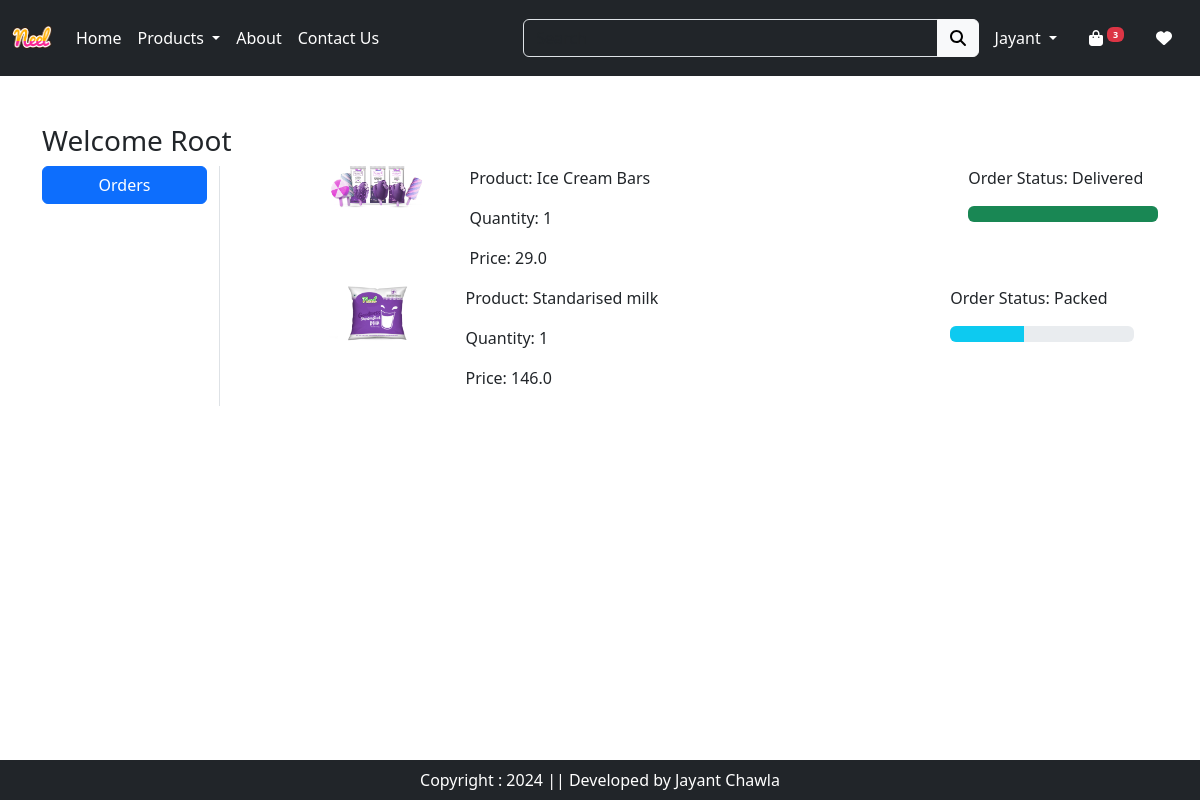
Screenshot of /orders/ (signed in) with the database file from the repository.
### app/models.py (models this page shows)
class OrderPlaced(models.Model):
    user = models.ForeignKey(User, on_delete=models. CASCADE)
    customer = models.ForeignKey(Customer, on_delete=models. CASCADE)
    product = models.ForeignKey(Product, on_delete=models. CASCADE)
    quantity = models.PositiveIntegerField(default=1)
    ordered_date = models.DateTimeField(auto_now_add=True)
    status = models.CharField(max_length=50, choices=STATUS_CHOICES, default='Pending')
    payment = models.ForeignKey(Payment, on_delete=models.CASCADE, default="")
    @property
    def total_cost(self):
        return self.quantity * self.product.discounted_price

class Product(models.Model):
    id = models.AutoField(primary_key=True)
    title = models.CharField(max_length=100)
    selling_price = models.FloatField()
    discounted_price = models.FloatField()
    description = models.TextField()
    composition = models.TextField(default='')
    prodapp = models.TextField(default='')
    category = models.CharField(choices=CATEGORY_CHOICES, max_length=2)
    product_image = models.ImageField(upload_to='product')

### app/views.py (the view)
# urls.py: path('orders/',views.orders,name="orders"),
def orders(request):
  totalitem = 0
  totalitemWishlist =  0
  if request.user.is_authenticated:
    totalitem = len(Cart.objects.filter(user=request.user))
    totalitemWishlist= len(Wishlist.objects.filter(user=request.user))
  order_placed = OrderPlaced.objects.filter(user=request.user)
  return render(request,'app/orders.html',locals())

### app/templates/app/orders.html (shortened to what this page needs)
{% extends 'app/base.html' %}
{% load static %}
{% block main-content %}
<div class="container my-5">
    <div class="row">
        <h3>Welcome <span class="text-capitalize">{{request.user}}</span></h3>
        <div class="col-sm-2 border-end">
            <ul class="list-unstyled">
                <li class="d-grid"><a href="{% url 'orders' %}" class="btn btn-primary">Orders</a></li>
            </ul>
        </div>
        <div class="col-sm-9 offset-sm-1">
            {% for op in order_placed %}
            <div class="row">
                <div class="col-sm-2">
                    <img src="{{op.product.product_image.url}}" class="img-fluid" height="100" width="100"/>
                </div>
                <div class="col-sm-7">
                    <p>Product: {{op.product.title}}</p>
                    <p>Quantity: {{op.quantity}}</p>
                    <p>Price: {{op.total_cost}}</p>
                </div>
                <div class="col-sm-3">
                    <p>Order Status: {{op.status}}</p>
                    {% if op.status == 'Packed' %}
                    <div class="progress">
                        <div class="progress-bar bg-info" role="progressbar" style="width: 40%" aria-valuenow="40" aria-valuemin="0" aria-valuemax="100"></div>
                    </div>
                    {% endif %}
                    {% if op.status == 'Delivered' %}
                    <div class="progress">
                        <div class="progress-bar bg-success" role="progressbar" style="width: 100%" aria-valuenow="100" aria-valuemin="0" aria-valuemax="100"></div>
                    </div>
                    {% endif %}
                    <br><br>
                </div>
            {% endfor %}
            </div>
        </div>
    </div>
</div>
{% endblock main-content %}

### rows the page displays
OrderPlaced: product.product_image (picture), product "Ice Cream Bars", quantity "1", total_cost "29.0", status "Delivered"
OrderPlaced: product.product_image (picture), product "Standarised milk", quantity "1", total_cost "146.0", status "Packed"

### other values shown
{{ totalitem }} "3"
{{ request.user }} "Root"
